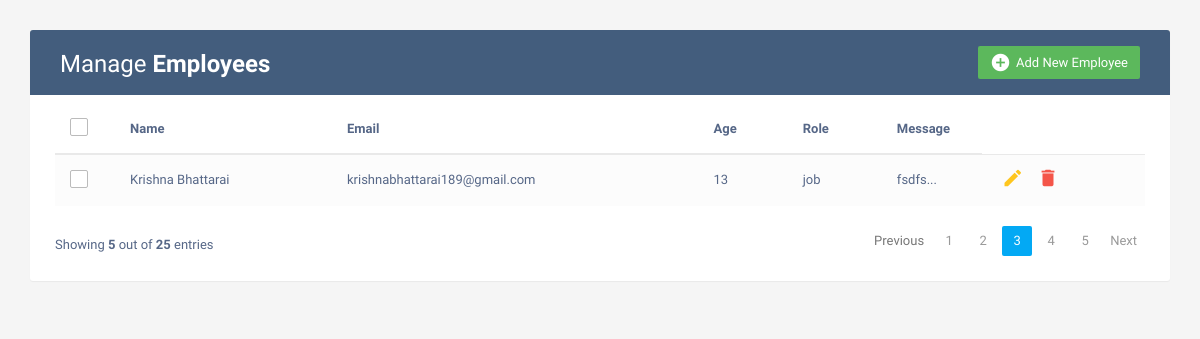
The app's page /viewf (signed in) with its own data.
### contents/models.py (models this page shows)
class Form(models.Model):
    name = models.CharField(max_length=50)
    email = models.CharField(max_length=100)
    age = models.IntegerField()
    ROLE_CHOICES = [
        ('student', 'student'),
        ('job', 'job'),
        ('learner', 'learner')
    ]
    current_role = models.CharField(max_length=80, choices=ROLE_CHOICES, default='default_role_value')
    RECOMMEND_CHOICES = [
        ('yes', 'Yes'),
        ('no', 'No'),
    ]
    recommend = models.CharField(max_length=50, choices=RECOMMEND_CHOICES,default='default_role_value')
    USEFUL_CHOICES = [
        ('yes', 'Yes'),
        ('no', 'No'),
    ]
    useful = models.CharField(max_length=50, choices=USEFUL_CHOICES,default='default_role_value')
    message = models.TextField()
    username=models.CharField(max_length=100,default='superuser')

### contents/views.py (the view)
# urls.py: path('viewf', views.viewform, name='viewf'),
def viewform(request):
    if request.user.is_authenticated:
        username=request.user
        form_datas = Form.objects.filter(username=username)
        return render(request, 'viewform.html', {'form_datas': form_datas})
    else:
        return redirect('login')

### templates/viewform.html (shortened to what this page needs)
<!DOCTYPE html>
<html lang="en">
<head>
<link rel="stylesheet" href="https://maxcdn.bootstrapcdn.com/font-awesome/4.7.0/css/font-awesome.min.css">
<link rel="stylesheet" href="https://maxcdn.bootstrapcdn.com/bootstrap/3.3.7/css/bootstrap.min.css">
</head>
<body>
<div class="container">
    <div class="table-wrapper">
        <div class="table-title">
            <div class="row">
                <div class="col-sm-6">
                    <h2>Manage <b>Employees</b></h2>
                </div>
                <div class="col-sm-6">
                    <a href="{% url "landing" %}" class="btn btn-success" data-toggle="modal"><i class="material-icons">&#xE147;</i> <span>Add New Employee</span></a>
                </div>
            </div>
        </div>
        <table class="table table-striped table-hover">
            <thead>
                <tr>
                    <th>
                        <span class="custom-checkbox">
                            <label for="selectAll"></label>
                        </span>
                    </th>
                    <th>Name</th>
                    <th>Email</th>
                    <th>Age</th>
                    <th>Role</th>
                    <th>Message</th>
                </tr>
            </thead>
            <tbody>
                {% for i in form_datas %}
                <tr>
                    <td>
                        <span class="custom-checkbox">
                            <label for="checkbox1"></label>
                        </span>
                    </td>
                    <td>{{i.name}}</td>
                    <td>{{i.email}}</td>
                    <td>{{i.age}}</td>
                    <td>{{i.current_role}}</td>
                    <td>{{ i.message|slice:":5"}}...</td>
                    <td>
                        <a href="#editEmployeeModal-{{forloop.counter}}" class="edit" data-toggle="modal"><i class="material-icons" data-toggle="tooltip" title="Edit">&#xE254;</i></a>
                        <a href="#deleteEmployeeModal-{{forloop.counter}}" class="delete" data-toggle="modal"><i class="material-icons" data-toggle="tooltip" title="Delete">&#xE872;</i></a>
                    </td>
                </tr>
                {% endfor %}
            </tbody>
        </table>
        <div class="clearfix">
            <div class="hint-text">Showing <b>5</b> out of <b>25</b> entries</div>
            <ul class="pagination">
                <li class="page-item disabled"><a href="#">Previous</a></li>
                <li class="page-item"><a href="#" class="page-link">1</a></li>
                <li class="page-item"><a href="#" class="page-link">2</a></li>
                <li class="page-item active"><a href="#" class="page-link">3</a></li>
                <li class="page-item"><a href="#" class="page-link">4</a></li>
                <li class="page-item"><a href="#" class="page-link">5</a></li>
                <li class="page-item"><a href="#" class="page-link">Next</a></li>
            </ul>
        </div>
    </div>
</div>
</body>
</html>

### templates/viewform.html (style rules this page uses)
body { color: #566787; background: #f5f5f5; font-family: 'Varela Round', sans-serif; font-size: 13px; }
.table-wrapper { background: #fff; padding: 20px 25px; margin: 30px 0; border-radius: 3px; box-shadow: 0 1px 1px rgba(0,0,0,.05); }
.table-title { padding-bottom: 15px; background: #435d7d; color: #fff; padding: 16px 30px; margin: -20px -25px 10px; border-radius: 3px 3px 0 0; }
.table-title h2 { margin: 5px 0 0; font-size: 24px; }
.table-title .btn { color: #fff; float: right; font-size: 13px; border: none; min-width: 50px; border-radius: 2px; border: none; outline: none !important; margin-left: 10px; }
.table-title .btn i { float: left; font-size: 21px; margin-right: 5px; }
.table-title .btn span { float: left; margin-top: 2px; }
table.table tr th, table.table tr td { border-color: #e9e9e9; padding: 12px 15px; vertical-align: middle; }
table.table tr th:first-child { width: 60px; }
table.table tr th:last-child { width: 100px; }
table.table-striped tbody tr:nth-of-type(odd) { background-color: #fcfcfc; }
table.table td:last-child i { opacity: 0.9; font-size: 22px; margin: 0 5px; }
table.table td a { font-weight: bold; color: #566787; display: inline-block; text-decoration: none; outline: none !important; }
table.table td a.edit { color: #FFC107; }
table.table td a.delete { color: #F44336; }
table.table td i { font-size: 19px; }
.pagination { float: right; margin: 0 0 5px; }
.pagination li a { border: none; font-size: 13px; min-width: 30px; min-height: 30px; color: #999; margin: 0 2px; line-height: 30px; border-radius: 2px !important; text-align: center; padding: 0 6px; }
.pagination li.active a, .pagination li.active a.page-link { background: #03A9F4; }
.hint-text { float: left; margin-top: 10px; font-size: 13px; }
.custom-checkbox { position: relative; }
.custom-checkbox label:before { width: 18px; height: 18px; }
.custom-checkbox label:before { content: ''; margin-right: 10px; display: inline-block; vertical-align: text-top; background: white; border: 1px solid #bbb; border-radius: 2px; box-sizing: border-box; z-index: 2; }

### records on screen
Form: name "Krishna Bhattarai", email "krishnabhattarai189@gmail.com", age "13", current_role "job", message "fsdfs"
